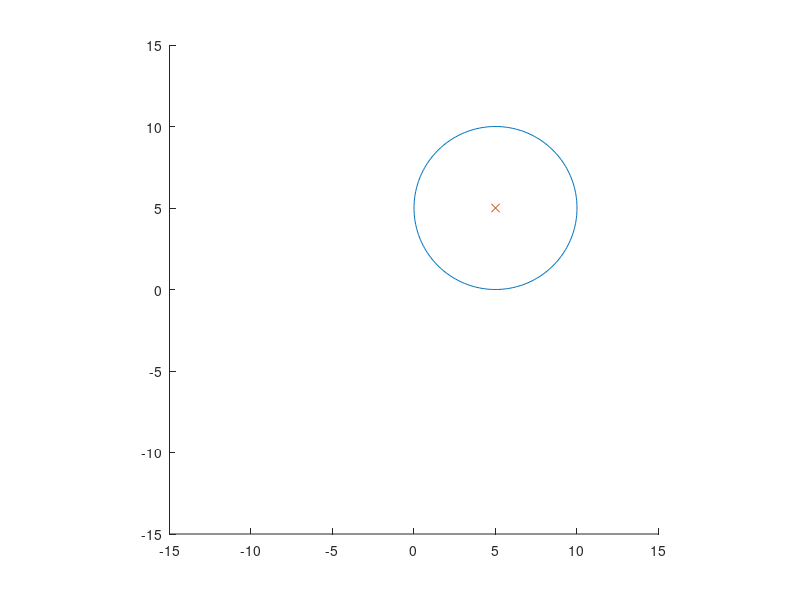

This chart was generated by the following MATLAB code:
clear, clf
r = input("radius?\n");
cx = input("x coordinate of the center?\n");
cy = input("y coordinate of the center?\n");
C = [cx, cy];
t = linspace(0, 2*pi, 200);
axis([-abs(cx) - 2*r, abs(cx) + 2*r, -abs(cy) - 2*r, abs(cy) + 2*r])
axis equal
hold
plot(cx + r*cos(t), cy + r*sin(t))
plot(cx, cy, 'x')